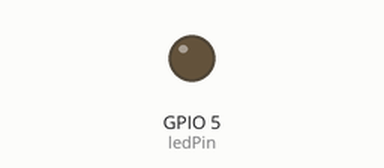
This sketch was run on a simulated ESP32. Shown: output pins drawn as LEDs (lit = HIGH). What the sketch prints to the serial monitor is not drawn.

Above: at 0.15 s.
At 19.73 s:
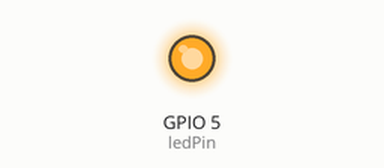
At 39.32 s:
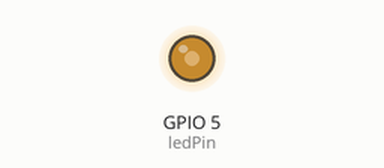
Timing chart, 0 to 40.0 s (numbered marks = the images above):
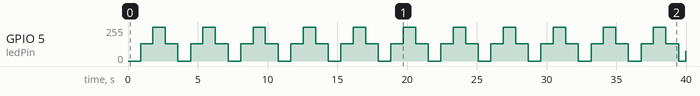

Measured:
- by itself, GPIO 5 (ledPin): 0/255 → 128/255 at 0.90 s, → 255/255 0.89 s later, → 128/255 0.89 s later, → 0/255 0.90 s later, … (45 changes in this stretch)

The sketch:

ESP32_PWM_LED_example.ino
```cpp
int freq = 5000;
int ledChannel = 0;
int resolution = 8;
int ledPin = 5;

void setup() {
  Serial.begin(115200);

  ledcSetup(ledChannel, freq, resolution);
  ledcAttachPin(ledPin, ledChannel);

  Serial.print("Setup ... END");
}

void loop() {
  Serial.print("Loop ... ");
  for (int dutyCycle = 0; dutyCycle <= 255; dutyCycle++){
     ledcWrite(ledChannel, dutyCycle);
     delay(7);
  }

  for (int dutyCycle = 255; dutyCycle >= 0; dutyCycle--){
     ledcWrite(ledChannel, dutyCycle);
     delay(7);
  }

}
```
